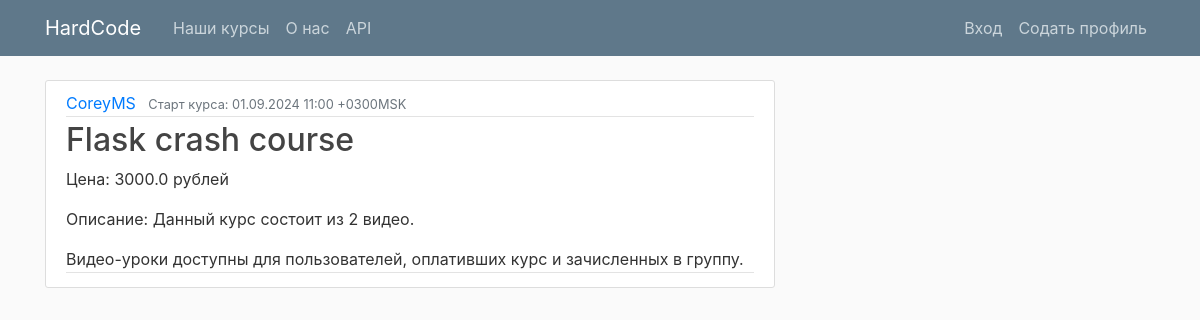
/course/2, run on the app's committed database.
### edu/models.py (models this page shows, shortened)
class Product(models.Model):
    author = models.CharField(max_length=100)
    title = models.CharField(max_length=200)
    start_date_time = models.DateTimeField()
    price = models.FloatField()
    min_users = models.IntegerField()
    max_users = models.IntegerField()
    @property
    def date_msk(self):
        return self.start_date_time.astimezone(ZoneInfo("Europe/Moscow")).strftime('%d.%m.%Y %H:%M %z%Z')

### edu/views.py (the view)
# urls.py: path('course/<int:pk>', views.course_detail, name='course-detail'),
def course_detail(request, pk):
    context = {
        'course': Product.objects.get(id=pk),
        'lessons': Lesson.objects.filter(course=Product.objects.get(id=pk)).all()
    }
    return render(request, 'edu/course_detail.html', context)

### edu/templates/edu/course_detail.html
{% extends "edu/base.html" %}
{% block content %}
<article class="media content-section">
  <div class="media-body">
    <div class="article-metadata">
      <a class="mr-2" href="#">{{ course.author }}</a>
      <small class="text-muted">Старт курса: {{ course.date_msk }} </small>
    </div>
    <h2><a class="article-title" href="#">{{ course.title }}</a></h2>
    <p class="article-content">Цена: {{ course.price }} рублей</p>
    <div class="article-metadata">
      <p>Описание: Данный курс состоит из {{ lessons|length }} видео.</p>
      {% if user.is_authenticated %}
        {% for lesson in lessons %}
        <p><a href="{{ lesson.video_link }}"> {{ lesson.title }} </a></p>
        {% endfor %}
      {% else %}
        Видео-уроки доступны для пользователей, оплативших курс и зачисленных в группу.
      {% endif %}
    </div>
  </div>
</article>
{% endblock content %}

### edu/static/edu/main.css (style rules this page uses)
body { background: #fafafa; color: #333333; margin-top: 5rem; }
h1, h2, h3, h4, h5, h6 { color: #444444; }
.content-section { background: #ffffff; padding: 10px 20px; border: 1px solid #dddddd; border-radius: 3px; margin-bottom: 20px; }
.article-title { color: #444444; }
.article-content { white-space: pre-line; }
.article-metadata { padding-bottom: 1px; margin-bottom: 4px; border-bottom: 1px solid #e3e3e3 }

### data on the page
Product: author "CoreyMS", date_msk "01.09.2024 11:00 +0300MSK", title "Flask crash course", price "3000.0"

### other printed values
{{ lessons|length }} "2"
